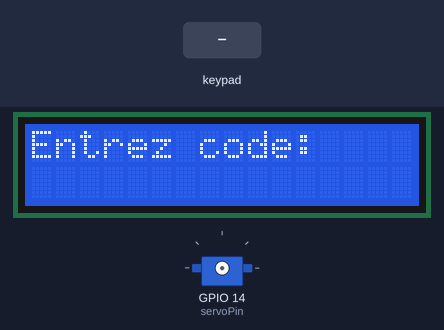
A sketch run on a simulated ESP32. On the bench: 16×2 character LCD, servo. Inputs (shaded band) come from the test bench. WiFi joins after 1.5 s; servers stay silent unless stated; what the sketch prints to the serial monitor is not drawn.

Above: at 1.6 s.
3.8 s: keypad keys 7 6 5 4 # pressed 0.4 s apart
At 6.6 s:
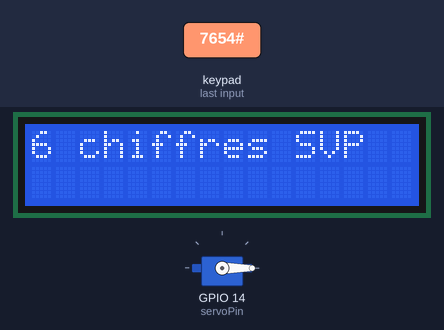
7.3 s: keypad keys 7 6 5 4 * pressed 0.4 s apart
At 9.5 s:
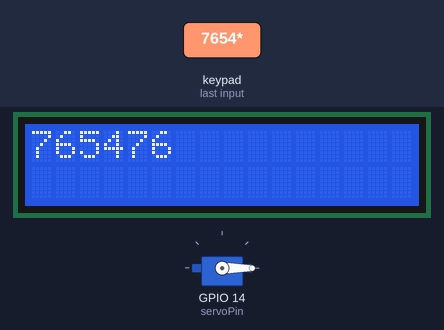
10.8 s: key '#' pressed
At 12.2 s:
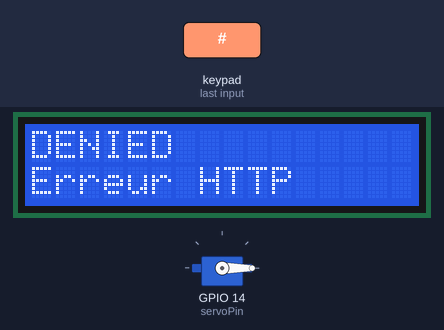
13.0 s: key 'C' pressed
16.0 s: key '1' pressed
At 18.4 s:
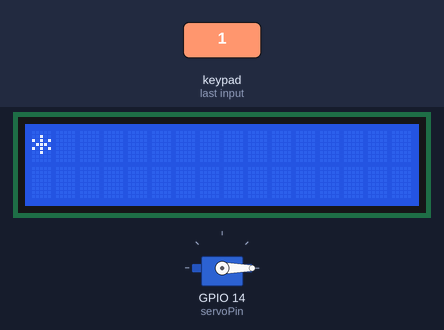
19.0 s: key '2' pressed
At 19.7 s:
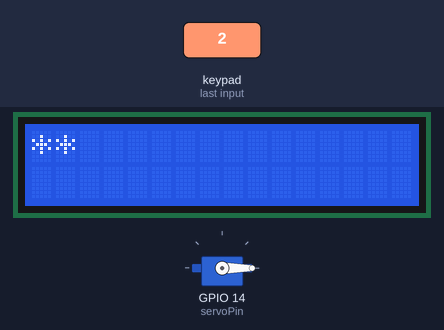
Timing chart, 0 to 21.5 s (numbered marks = the images above; inputs shaded):
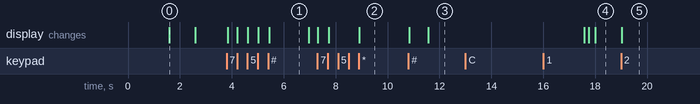

The sketch:

DOOR.ino
```cpp
#include <Wire.h>
#include <Keypad.h>
#include <Keypad_I2C.h>
#include <LiquidCrystal_I2C.h>
#include <WiFi.h>
#include <HTTPClient.h>
#include <ArduinoJson.h>
#include <ESP32Servo.h>

// =======================
// Paramètres WiFi & serveur
// =======================
const char* ssid = "Infinix NOTE";
const char* password = "SoutenanceCharlot@23032025##";
const String serverUrl = "http://192.168.205.77:8000/system/validate/entry/"; // URL du serveur

// =======================
// Configuration I2C
// =======================
#define I2C_SDA 21
#define I2C_SCL 22

// =======================
// Adresse du PCF8574 (pour le Keypad)
#define PCF8574_ADDR 0x20

// =======================
// Clavier 4x4
// =======================
const byte ROWS = 4;
const byte COLS = 4;
char keys[ROWS][COLS] = {
  {'1','2','3','A'},
  {'4','5','6','B'},
  {'7','8','9','C'},
  {'*','0','#','D'}
};
byte rowPins[ROWS] = {7, 6, 5, 4};   // pour les lignes
byte colPins[COLS] = {3, 2, 1, 0};     // pour les colonnes
Keypad_I2C myKeypad(makeKeymap(keys), rowPins, colPins, ROWS, COLS, PCF8574_ADDR);

// =======================
// LCD I2C (adresse 0x27)
// =======================
LiquidCrystal_I2C lcd(0x25, 16, 2);  // Écran LCD 16x2

// =======================
// Servo pour la barrière
// =======================
Servo barrierServo;
const int servoPin = 14;          // Broche de commande du servo
const int SERVO_OPEN_ANGLE = 90;  // Angle d'ouverture
const int SERVO_CLOSED_ANGLE = 0; // Angle de fermeture

// =======================
// Capteur Ultrason (ex: HC-SR04)
// =======================
const int trigPin = 2;           // Broche TRIG
const int echoPin = 4;           // Broche ECHO
const int CAR_DISTANCE_THRESHOLD = 5;  // Seuil en cm

// =======================
// Variables Globales pour la saisie
// =======================
String userInput = "";          // Code saisi par l'utilisateur
const byte MAX_LENGTH = 6;      // Code à 6 chiffres
bool maskInput = true;          // true = affichage masqué, false = affichage clair

// Structure pour la réponse du serveur
struct ServerResponse {
  bool success;
  String message;
};

// =======================
// Fonctions modulaires
// =======================

// Envoie le code au serveur et retourne la réponse
ServerResponse sendCodeToServer(String code) {
  ServerResponse response;
  response.success = false;
  response.message = "Erreur";

  if(WiFi.status() == WL_CONNECTED) {
    HTTPClient http;
    String url = serverUrl + code;
    http.begin(url);
    int httpCode = http.GET();
    if(httpCode > 0) {
      String payload = http.getString();
      DynamicJsonDocument doc(200);
      DeserializationError error = deserializeJson(doc, payload);
      if (!error) {
        response.success = doc["success"];
        response.message = doc["message"].as<String>();
      } else {
        response.message = "Erreur JSON";
      }
    } else {
      response.message = "Erreur HTTP";
    }
    http.end();
  } else {
    response.message = "WiFi non connecte";
  }
  return response;
}

// Mesure la distance (en cm) via le capteur ultrason
long measureDistance() {
  digitalWrite(trigPin, LOW);
  delayMicroseconds(2);
  digitalWrite(trigPin, HIGH);
  delayMicroseconds(10);
  digitalWrite(trigPin, LOW);
  long duration = pulseIn(echoPin, HIGH, 30000); // Timeout 30 ms
  long distance = duration * 0.034 / 2;
  return distance;
}

// Affiche la réponse du serveur sur le LCD
void displayResponse(const ServerResponse &resp) {
  lcd.clear();
  if (resp.success) {
    lcd.setCursor(0, 0);
    lcd.print("GRANTED");
  } else {
    lcd.setCursor(0, 0);
    lcd.print("DENIED");
  }
  lcd.setCursor(0, 1);
  lcd.print(resp.message);
}

// Ouvre la barrière et la referme lorsque le capteur ne détecte plus de voiture
void processBarrier() {
  barrierServo.write(SERVO_OPEN_ANGLE);
  Serial.println("Barriere ouverte");

  // Vérifie en continu si une voiture est présente (distance <= seuil)
  while (true) {
    long distance = measureDistance();
    Serial.print("Distance: ");
    Serial.println(distance);
    if (distance > CAR_DISTANCE_THRESHOLD) { // Plus de véhicule proche
      break;
    }
    delay(100);
  }

  delay(2000);
  barrierServo.write(SERVO_CLOSED_ANGLE);
  Serial.println("Barriere fermee");
}

// Réinitialise la saisie et remet l'écran à l'état initial
void resetInput() {
  userInput = "";
  maskInput = true;
  lcd.clear();
  lcd.print("Entrez code:");
}

// Met à jour l'affichage du LCD avec la saisie (masquée ou claire)
void updateLCD() {
  lcd.clear();
  if (maskInput) {
    String masked = "";
    for (int i = 0; i < userInput.length(); i++) {
      masked += "*";
    }
    lcd.print(masked);
  } else {
    lcd.print(userInput);
  }
}

// =======================
// SETUP
// =======================
void setup() {
  Serial.begin(115200);

  // Connexion au WiFi
  Serial.print("Connexion au WiFi...");
  WiFi.begin(ssid, password);
  while (WiFi.status() != WL_CONNECTED) {
    delay(500);
    Serial.print(".");
  }
  Serial.println("\nWiFi connecte !");

  // Initialisation du bus I2C
  Wire.begin(I2C_SDA, I2C_SCL);

  // Initialisation du Keypad_I2C
  myKeypad.begin(makeKeymap(keys));

  // Initialisation du LCD
  lcd.init();
  lcd.backlight();
  lcd.clear();
  lcd.print("Entrez code:");
  delay(1000);
  lcd.clear();

  // Initialisation du servo (barrière)
  barrierServo.attach(servoPin);
  barrierServo.write(SERVO_CLOSED_ANGLE);  // Barrière fermée au démarrage

  // Configuration du capteur ultrason
  pinMode(trigPin, OUTPUT);
  pinMode(echoPin, INPUT);
}

// =======================
// LOOP
// =======================
void loop() {
  char key = myKeypad.getKey();

  if (key) {
    Serial.print("Touche: ");
    Serial.println(key);

    if (key == '*') {
      // Touche '*' : bascule entre affichage masqué et clair
      maskInput = !maskInput;
    }
    else if (key == 'D') {
      // Touche 'D' : suppression du dernier caractère
      if (userInput.length() > 0) {
        userInput.remove(userInput.length() - 1, 1);
      }
    }
    else if (key == 'C') {
      // Touche 'C' : efface complètement la saisie et l'écran
      userInput = "";
      lcd.clear();
      lcd.print("Entrez code:");
      return;
    }
    else if (key == '#') {
      // Touche '#' : validation du code
      if (userInput.length() == MAX_LENGTH) {
        lcd.clear();
        lcd.print("Envoi code...");
        ServerResponse resp = sendCodeToServer(userInput);
        delay(500);

        // Affiche la réponse du serveur avant de vérifier le capteur
        displayResponse(resp);
        delay(3000);  // Attendre que l'utilisateur lise le message

        if (resp.success) {
          processBarrier();  // Ouvre la barrière et attend le départ du véhicule
        }

        delay(3000);
        resetInput();
      } else {
        // Code incomplet
        lcd.clear();
        lcd.print("6 chiffres SVP");
        delay(1500);
        updateLCD();
      }
    }
    // On accepte uniquement les chiffres (0-9)
    else if (key >= '0' && key <= '9') {
      if (userInput.length() < MAX_LENGTH) {
        userInput += key;
      }
    }
    // Les autres touches (A, B, etc.) sont ignorées

    updateLCD();
  }

  delay(50);  // Anti-rebond
}
```

Measured:
- after the input at 3.8 s, the display: first changes after 0.05 s (image 1 shows a later state)
- after the input at 7.3 s, the display: first changes at once (image 2 shows a later state)
- after the input at 10.8 s, the display: first changes at once (image 3 shows a later state)
- after the input at 13.0 s, every drawn part: stays the same
- after the input at 16.0 s, the display: first differs from a run without the input after 2.0 s (image 4)
- after the input at 19.0 s, the display: changes at once (image 5)
- what the display in image 0 shows lasts 1.0 s, from 1.6 s to 2.6 s
- what the display in image 1 shows lasts 1.6 s, from 5.4 s to 7.0 s
